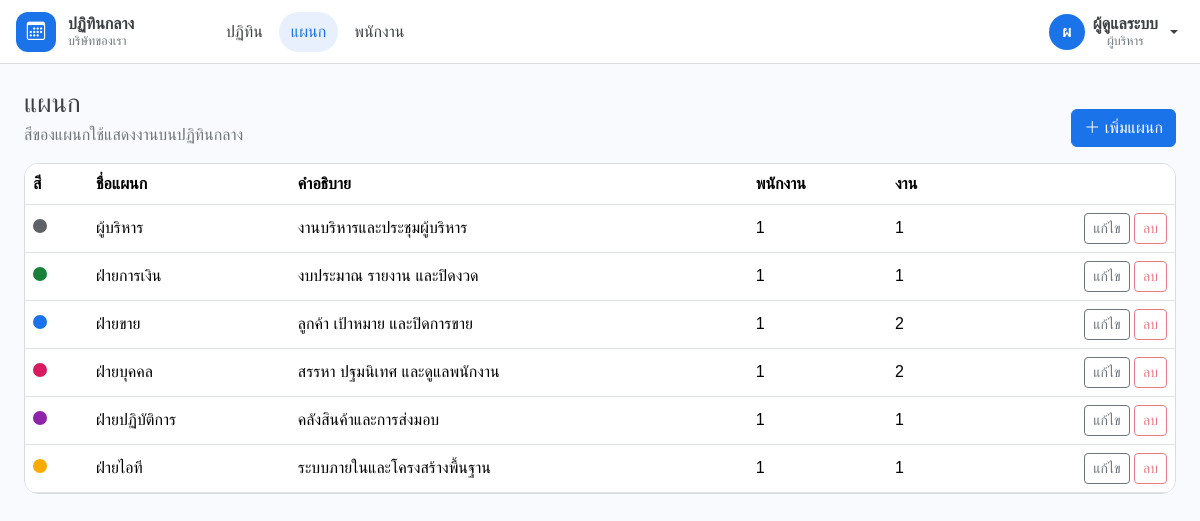
The page /index.php?r=departments (signed in) on the database its author committed.
### tables this page shows
CREATE TABLE users (
  id INT UNSIGNED AUTO_INCREMENT PRIMARY KEY,
  department_id INT UNSIGNED NOT NULL,
  name VARCHAR(120) NOT NULL,
  employee_code VARCHAR(20) NULL,
  email VARCHAR(190) NOT NULL,
  password_hash VARCHAR(255) NOT NULL,
  role ENUM('admin', 'employee') NOT NULL DEFAULT 'employee',
  is_active TINYINT(1) NOT NULL DEFAULT 1,
  created_at TIMESTAMP DEFAULT CURRENT_TIMESTAMP,
  UNIQUE KEY uq_users_email (email),
  UNIQUE KEY uq_users_employee_code (employee_code),
  CONSTRAINT fk_users_department FOREIGN KEY (department_id) REFERENCES departments (id)
    ON UPDATE CASCADE ON DELETE RESTRICT
);

CREATE TABLE departments (
  id INT UNSIGNED AUTO_INCREMENT PRIMARY KEY,
  name VARCHAR(100) NOT NULL,
  color CHAR(7) NOT NULL DEFAULT '#1a73e8',
  description VARCHAR(255) NULL,
  created_at TIMESTAMP DEFAULT CURRENT_TIMESTAMP,
  UNIQUE KEY uq_departments_name (name)
);

### app/helpers.php (called while the page is built, shortened)
<?php
function app_config(?string $key = null): mixed
{
    static $config = null;
    if ($config === null) {
        $config = require __DIR__ . '/config/app.php';
    }
    return $config[$key] ?? null;
}
function e(mixed $value): string
{
    return htmlspecialchars((string) ($value ?? ''), ENT_QUOTES, 'UTF-8');
}
function app_web_base(): string
{
    $dir = str_replace('\\', '/', dirname($_SERVER['SCRIPT_NAME'] ?? ''));
    return rtrim($dir, '/');
}
function url(string $route = ''): string
{
    $index = app_web_base() . '/index.php';
    return $index . '?r=' . $route;
}
function asset(string $path): string
{
    return app_web_base() . '/assets/' . ltrim($path, '/');
}
function current_route(): string
{
    $route = trim((string) ($_GET['r'] ?? 'calendar'), '/');
    return $route === '' ? 'calendar' : $route;
}
function csrf_token(): string
{
    return $_SESSION['csrf'];
}
function pull_flash(): ?array
{
    $flash = $_SESSION['flash'] ?? null;
    return is_array($flash) ? $flash : null;
}
function pull_old(): array
{
    $old = $_SESSION['old'] ?? [];
    return is_array($old) ? $old : [];
}
function current_user(): ?array
{
    $user = $_SESSION['user'] ?? null;
    return is_array($user) ? $user : null;
}
function json_attr(array $data): string
{
    return e(json_encode(
        $data,
        JSON_UNESCAPED_UNICODE | JSON_HEX_TAG | JSON_HEX_APOS | JSON_HEX_QUOT | JSON_HEX_AMP | JSON_THROW_ON_ERROR
    ));
}
function view(string $template, array $data = [], string $layout = 'layouts/app'): void
{
    $viewFile = __DIR__ . '/views/' . $template . '.php';
    $layoutFile = __DIR__ . '/views/' . $layout . '.php';
    $data['flash'] = pull_flash();
    $data['old'] = pull_old();
    $data['currentUser'] = current_user();
    $data['appName'] = (string) app_config('name');
    $data['companyName'] = (string) app_config('company');
    $data['routeName'] = current_route();
    $data['csrfToken'] = csrf_token();
    extract($data, EXTR_SKIP);
    require $viewFile;
    $content = ob_get_clean();
    require $layoutFile;
}

### app/Controllers/DepartmentController.php (called while the page is built, shortened)
<?php
final class DepartmentController extends Controller
{
    public function index(): void
    {
        view('departments/index', [
            'departments' => (new DepartmentModel($this->db))->allWithCounts(),
        ]);
    }
}

### app/bootstrap.php (called while the page is built, shortened)
<?php
spl_autoload_register(static function (string $class): void {
    $prefix = 'App\\';
    $relative = substr($class, strlen($prefix));
    $file = __DIR__ . '/' . str_replace('\\', '/', $relative) . '.php';
});
require __DIR__ . '/helpers.php';

### app/Core/Database.php (called while the page is built, shortened)
<?php
final class Database
{
    public function all(string $sql, string $types = '', array $params = []): array
    {
        $statement = $this->run($sql, $types, $params);
        $result = $statement->get_result();
        return $result->fetch_all(MYSQLI_ASSOC);
    }
    public function one(string $sql, string $types = '', array $params = []): ?array
    {
        $rows = $this->all($sql, $types, $params);
        return $rows[0] ?? null;
    }
    private function run(string $sql, string $types, array $params): mysqli_stmt
    {
        $statement = $this->mysqli->prepare($sql);
        if ($types !== '') {
            $this->bind($statement, $types, $params);
        }
        $statement->execute();
        return $statement;
    }
    private function bind(mysqli_stmt $statement, string $types, array $params): void
    {
        $refs = [];
        foreach ($params as $index => $value) {
            $refs[$index] = &$params[$index];
        }
        $statement->bind_param($types, ...$refs);
    }
}

### app/Models/DepartmentModel.php (called while the page is built, shortened)
<?php
final class DepartmentModel
{
    public function allWithCounts(): array
    {
        return $this->db->all(
            'SELECT d.id, d.name, d.color, d.description,
                    (SELECT COUNT(*) FROM users u WHERE u.department_id = d.id) AS user_count,
                    (SELECT COUNT(*) FROM events e WHERE e.department_id = d.id) AS event_count
             FROM departments d
             ORDER BY d.name ASC'
        );
    }
}

### app/Models/UserModel.php (called while the page is built, shortened)
<?php
final class UserModel
{
    public function find(int $id): ?array
    {
        return $this->db->one(
            'SELECT u.id, u.department_id, u.name, u.employee_code, u.email, u.role, u.is_active,
                    d.name AS department_name, d.color AS department_color
             FROM users u
             INNER JOIN departments d ON d.id = u.department_id
             WHERE u.id = ?',
            'i',
            [$id]
        );
    }
}

### app/Core/Auth.php (called while the page is built, shortened)
<?php
final class Auth
{
    public static function refresh(Database $db): void
    {
        $current = current_user();
        $row = (new UserModel($db))->find((int) $current['id']);
    }
}

### app/views/departments/index.php (the view, shortened to what this page needs)
<div class="page-head">
    <div>
        <h1>แผนก</h1>
        <p>สีของแผนกใช้แสดงงานบนปฏิทินกลาง</p>
    </div>
    <button class="btn btn-primary" type="button" id="btnNewDept"><i class="bi bi-plus-lg"></i> เพิ่มแผนก</button>
</div>
<div class="panel">
    <div class="table-responsive">
        <table class="table table-hover align-middle mb-0">
            <thead>
            <tr>
                <th>สี</th>
                <th>ชื่อแผนก</th>
                <th>คำอธิบาย</th>
                <th>พนักงาน</th>
                <th>งาน</th>
                <th></th>
            </tr>
            </thead>
            <tbody>
            <?php foreach ($departments as $department): ?>
                <?php
                $payload = [
                    'id' => (int) $department['id'],
                    'name' => $department['name'],
                    'color' => $department['color'],
                    'description' => $department['description'] ?? '',
                ];
                $blocked = (int) $department['user_count'] > 0 || (int) $department['event_count'] > 0;
                ?>
                <tr>
                    <td><span class="swatch" style="background: <?= e($department['color']) ?>"></span></td>
                    <td><?= e($department['name']) ?></td>
                    <td><?= e($department['description'] ?? '') ?></td>
                    <td><?= (int) $department['user_count'] ?></td>
                    <td><?= (int) $department['event_count'] ?></td>
                    <td class="text-end text-nowrap">
                        <button class="btn btn-sm btn-outline-secondary js-edit-dept" type="button" data-dept="<?= json_attr($payload) ?>">แก้ไข</button>
                        <form class="d-inline" method="post" action="<?= e(url('departments/delete')) ?>" data-confirm="<?= e('ลบแผนก ' . $department['name'] . ' หรือไม่') ?>">
                            <button class="btn btn-sm btn-outline-danger" type="submit" <?= $blocked ? 'disabled' : '' ?> title="<?= $blocked ? 'ยังมีพนักงานหรืองานผูกอยู่' : 'ลบแผนก' ?>">ลบ</button>
                        </form>
                    </td>
                </tr>
            <?php endforeach; ?>
            </tbody>
        </table>
    </div>
</div>

### app/views/layouts/app.php (shortened to what this page needs)
<!doctype html>
<html lang="th">
<head>
    <link rel="stylesheet" href="<?= e(asset('vendor/bootstrap/bootstrap.min.css')) ?>">
    <link rel="stylesheet" href="<?= e(asset('vendor/bootstrap-icons/bootstrap-icons.min.css')) ?>">
    <link rel="stylesheet" href="<?= e(asset('css/app.css')) ?>">
</head>
<body class="app-body">
<div class="app-shell">
    <header class="topbar">
        <a class="brand" href="<?= e(url('calendar')) ?>">
            <span class="brand-mark" aria-hidden="true"><i class="bi bi-calendar3"></i></span>
            <span class="brand-text">
                <strong><?= e($appName) ?></strong>
                <small><?= e($companyName) ?></small>
            </span>
        </a>
        <nav class="topnav" aria-label="เมนูหลัก">
            <a class="<?= $routeName === 'calendar' ? 'is-active' : '' ?>" href="<?= e(url('calendar')) ?>">ปฏิทิน</a>
            <?php if ($currentUser && $currentUser['role'] === 'admin'): ?>
                <a class="<?= $routeName === 'departments' ? 'is-active' : '' ?>" href="<?= e(url('departments')) ?>">แผนก</a>
                <a class="<?= $routeName === 'users' ? 'is-active' : '' ?>" href="<?= e(url('users')) ?>">พนักงาน</a>
            <?php endif; ?>
        </nav>
        <?php if ($currentUser): ?>
            <div class="dropdown ms-auto">
                <button class="user-btn dropdown-toggle" type="button" data-bs-toggle="dropdown" aria-expanded="false">
                    <span class="avatar"><?= e(mb_substr($currentUser['name'], 0, 1)) ?></span>
                    <span class="user-meta">
                        <strong><?= e($currentUser['name']) ?></strong>
                        <small><?= e($currentUser['department_name']) ?></small>
                    </span>
                </button>
            </div>
        <?php else: ?>
            <a class="btn btn-primary ms-auto" href="<?= e(url('login')) ?>">เข้าสู่ระบบ</a>
        <?php endif; ?>
    </header>
    <main class="<?= !empty($fullWidth) ? 'main-flush' : 'main-page' ?>">
        <?= $content ?>
    </main>
</div>
</body>
</html>

### public/assets/css/app.css (style rules this page uses)
:root { --blue: #1a73e8; --blue-dark: #174ea6; --text: #3c4043; --muted: #70757a; --line: #dadce0; --page: #f8fafd; --danger: #d93025; }
* { box-sizing: border-box; }
body { margin: 0; color: var(--text); font-family: "Sarabun", "Leelawadee UI", Thonburi, Tahoma, sans-serif; background: var(--page); }
button, input, select, textarea { font-family: inherit; }
.btn-primary { --bs-btn-bg: var(--blue); --bs-btn-border-color: var(--blue); --bs-btn-hover-bg: var(--blue-dark); --bs-btn-hover-border-color: var(--blue-dark); --bs-btn-active-bg: var(--blue-dark); --bs-btn-active-border-color: var(--blue-dark); }
.login-brand, .brand { display: flex; align-items: center; gap: 12px; }
.brand-mark { width: 40px; height: 40px; display: grid; place-items: center; border-radius: 12px; background: var(--blue); color: #fff; font-size: 1.15rem; }
.app-body { height: 100vh; overflow: hidden; }
.app-shell { height: 100vh; display: flex; flex-direction: column; }
.topbar { height: 64px; display: flex; align-items: center; gap: 18px; padding: 0 16px; background: #fff; border-bottom: 1px solid var(--line); }
.brand { color: inherit; text-decoration: none; min-width: 180px; }
.brand-text strong, .brand-text small, .user-meta strong, .user-meta small { display: block; line-height: 1.15; }
.brand-text small, .user-meta small { color: var(--muted); font-size: .78rem; }
.topnav { display: flex; gap: 4px; }
.topnav a { color: var(--text); text-decoration: none; padding: 8px 12px; border-radius: 999px; }
.topnav a.is-active, .topnav a:hover { background: #e8f0fe; color: var(--blue); }
.user-btn { border: 0; background: transparent; display: flex; align-items: center; gap: 8px; color: var(--text); }
.avatar { width: 36px; height: 36px; border-radius: 50%; display: grid; place-items: center; background: var(--blue); color: #fff; font-weight: 700; }
.main-page { flex: 1; overflow: auto; padding: 24px; }
.page-head { display: flex; justify-content: space-between; align-items: flex-end; gap: 16px; margin-bottom: 16px; }
.page-head h1 { margin: 0; font-size: 1.6rem; }
.page-head p { margin: 4px 0 0; color: var(--muted); }
.panel { background: #fff; border: 1px solid var(--line); border-radius: 14px; overflow: hidden; }
.swatch { width: 14px; height: 14px; border-radius: 50%; display: inline-block; }

### rows shown on the page
users: name "ผ", name "ผู้ดูแลระบบ", department.name "ผู้บริหาร"
departments: name "ผู้บริหาร", description "งานบริหารและประชุมผู้บริหาร", user_count "1", event_count "1"
departments: name "ฝ่ายการเงิน", description "งบประมาณ รายงาน และปิดงวด", user_count "1", event_count "1"
departments: name "ฝ่ายขาย", description "ลูกค้า เป้าหมาย และปิดการขาย", user_count "1", event_count "2"
departments: name "ฝ่ายบุคคล", description "สรรหา ปฐมนิเทศ และดูแลพนักงาน", user_count "1", event_count "2"
departments: name "ฝ่ายปฏิบัติการ", description "คลังสินค้าและการส่งมอบ", user_count "1", event_count "1"
departments: name "ฝ่ายไอที", description "ระบบภายในและโครงสร้างพื้นฐาน", user_count "1", event_count "1"

### other values the page prints
$appName "ปฏิทินกลาง"
$companyName "บริษัทของเรา"
